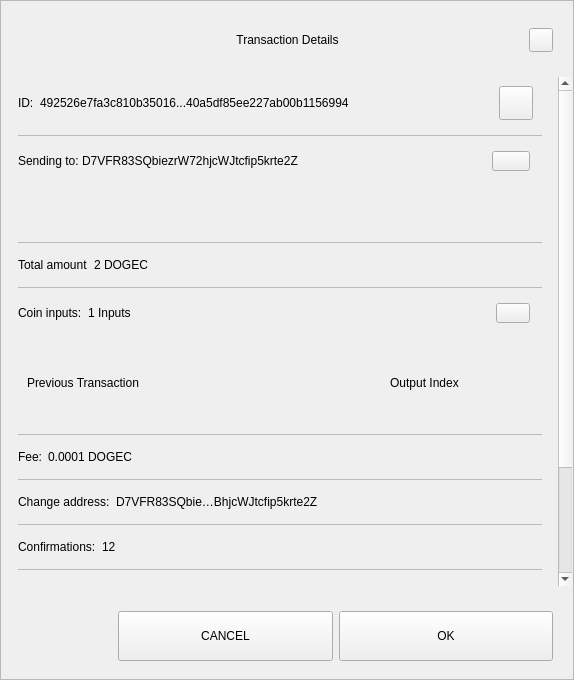
<?xml version="1.0" encoding="UTF-8"?>
<ui version="4.0">
 <class>TxDetailDialog</class>
 <widget class="QWidget" name="TxDetailDialog">
  <property name="geometry">
   <rect>
    <x>0</x>
    <y>0</y>
    <width>574</width>
    <height>680</height>
   </rect>
  </property>
  <property name="minimumSize">
   <size>
    <width>574</width>
    <height>455</height>
   </size>
  </property>
  <property name="windowTitle">
   <string>Form</string>
  </property>
  <property name="styleSheet">
   <string notr="true"/>
  </property>
  <layout class="QVBoxLayout" name="verticalLayout_3">
   <property name="spacing">
    <number>0</number>
   </property>
   <property name="leftMargin">
    <number>0</number>
   </property>
   <property name="topMargin">
    <number>0</number>
   </property>
   <property name="rightMargin">
    <number>0</number>
   </property>
   <property name="bottomMargin">
    <number>0</number>
   </property>
   <item>
    <widget class="QFrame" name="frame">
     <property name="styleSheet">
      <string notr="true"/>
     </property>
     <property name="frameShape">
      <enum>QFrame::StyledPanel</enum>
     </property>
     <property name="frameShadow">
      <enum>QFrame::Raised</enum>
     </property>
     <layout class="QVBoxLayout" name="verticalLayout">
      <property name="leftMargin">
       <number>0</number>
      </property>
      <property name="rightMargin">
       <number>0</number>
      </property>
      <item>
       <layout class="QHBoxLayout" name="horizontalLayout_3">
        <property name="spacing">
         <number>0</number>
        </property>
        <property name="leftMargin">
         <number>20</number>
        </property>
        <property name="topMargin">
         <number>10</number>
        </property>
        <property name="rightMargin">
         <number>20</number>
        </property>
        <item>
         <spacer name="horizontalSpacer_1">
          <property name="orientation">
           <enum>Qt::Horizontal</enum>
          </property>
          <property name="sizeHint" stdset="0">
           <size>
            <width>40</width>
            <height>20</height>
           </size>
          </property>
         </spacer>
        </item>
        <item>
         <widget class="QLabel" name="labelTitle">
          <property name="minimumSize">
           <size>
            <width>0</width>
            <height>40</height>
           </size>
          </property>
          <property name="maximumSize">
           <size>
            <width>16777215</width>
            <height>40</height>
           </size>
          </property>
          <property name="styleSheet">
           <string notr="true">padding-left:24px;</string>
          </property>
          <property name="text">
           <string>Transaction Details</string>
          </property>
          <property name="alignment">
           <set>Qt::AlignCenter</set>
          </property>
          <property name="margin">
           <number>7</number>
          </property>
         </widget>
        </item>
        <item>
         <spacer name="horizontalSpacer_2">
          <property name="orientation">
           <enum>Qt::Horizontal</enum>
          </property>
          <property name="sizeHint" stdset="0">
           <size>
            <width>40</width>
            <height>20</height>
           </size>
          </property>
         </spacer>
        </item>
        <item>
         <widget class="QPushButton" name="btnEsc">
          <property name="minimumSize">
           <size>
            <width>24</width>
            <height>24</height>
           </size>
          </property>
          <property name="maximumSize">
           <size>
            <width>24</width>
            <height>24</height>
           </size>
          </property>
          <property name="text">
           <string/>
          </property>
         </widget>
        </item>
       </layout>
      </item>
      <item>
       <spacer name="verticalSpacer">
        <property name="orientation">
         <enum>Qt::Vertical</enum>
        </property>
        <property name="sizeType">
         <enum>QSizePolicy::Fixed</enum>
        </property>
        <property name="sizeHint" stdset="0">
         <size>
          <width>20</width>
          <height>10</height>
         </size>
        </property>
       </spacer>
      </item>
      <item>
       <widget class="QWidget" name="layoutScroll" native="true">
        <property name="minimumSize">
         <size>
          <width>0</width>
          <height>0</height>
         </size>
        </property>
        <layout class="QVBoxLayout" name="verticalLayout_4">
         <property name="leftMargin">
          <number>0</number>
         </property>
         <property name="topMargin">
          <number>0</number>
         </property>
         <property name="rightMargin">
          <number>0</number>
         </property>
         <item>
          <widget class="QScrollArea" name="scrollArea">
           <property name="styleSheet">
            <string notr="true">#scrollArea {
background:transparent;
}</string>
           </property>
           <property name="horizontalScrollBarPolicy">
            <enum>Qt::ScrollBarAlwaysOff</enum>
           </property>
           <property name="sizeAdjustPolicy">
            <enum>QAbstractScrollArea::AdjustIgnored</enum>
           </property>
           <property name="widgetResizable">
            <bool>true</bool>
           </property>
           <property name="alignment">
            <set>Qt::AlignLeading|Qt::AlignLeft|Qt::AlignTop</set>
           </property>
           <widget class="QWidget" name="scrollAreaWidgetContents">
            <property name="geometry">
             <rect>
              <x>0</x>
              <y>-178</y>
              <width>556</width>
              <height>680</height>
             </rect>
            </property>
            <property name="autoFillBackground">
             <bool>false</bool>
            </property>
            <property name="styleSheet">
             <string notr="true">#scrollAreaWidgetContents {
background:transparent;
}</string>
            </property>
            <layout class="QVBoxLayout" name="verticalLayout_7">
             <property name="spacing">
              <number>0</number>
             </property>
             <property name="sizeConstraint">
              <enum>QLayout::SetDefaultConstraint</enum>
             </property>
             <property name="leftMargin">
              <number>0</number>
             </property>
             <property name="topMargin">
              <number>0</number>
             </property>
             <property name="rightMargin">
              <number>0</number>
             </property>
             <property name="bottomMargin">
              <number>0</number>
             </property>
             <item>
              <widget class="QWidget" name="content" native="true">
               <layout class="QVBoxLayout" name="verticalLayout_2">
                <property name="leftMargin">
                 <number>16</number>
                </property>
                <property name="topMargin">
                 <number>0</number>
                </property>
                <property name="rightMargin">
                 <number>16</number>
                </property>
                <item>
                 <widget class="QWidget" name="contentID" native="true">
                  <layout class="QHBoxLayout" name="horizontalLayout_12" stretch="0,1,0">
                   <property name="leftMargin">
                    <number>0</number>
                   </property>
                   <item>
                    <widget class="QLabel" name="labelId">
                     <property name="maximumSize">
                      <size>
                       <width>16777215</width>
                       <height>16777215</height>
                      </size>
                     </property>
                     <property name="text">
                      <string>ID:</string>
                     </property>
                    </widget>
                   </item>
                   <item>
                    <widget class="QLabel" name="textId">
                     <property name="text">
                      <string>492526e7fa3c810b35016...40a5df85ee227ab00b1156994</string>
                     </property>
                    </widget>
                   </item>
                   <item>
                    <widget class="QPushButton" name="pushCopy">
                     <property name="minimumSize">
                      <size>
                       <width>34</width>
                       <height>34</height>
                      </size>
                     </property>
                     <property name="maximumSize">
                      <size>
                       <width>34</width>
                       <height>34</height>
                      </size>
                     </property>
                     <property name="text">
                      <string/>
                     </property>
                     <property name="iconSize">
                      <size>
                       <width>24</width>
                       <height>24</height>
                      </size>
                     </property>
                    </widget>
                   </item>
                  </layout>
                 </widget>
                </item>
                <item>
                 <widget class="QLabel" name="labelDivider9">
                  <property name="maximumSize">
                   <size>
                    <width>16777215</width>
                    <height>1</height>
                   </size>
                  </property>
                  <property name="styleSheet">
                   <string notr="true">background-color:#bababa;</string>
                  </property>
                  <property name="text">
                   <string/>
                  </property>
                 </widget>
                </item>
                <item>
                 <widget class="QWidget" name="contentOutputs" native="true">
                  <layout class="QHBoxLayout" name="horizontalLayout_11" stretch="0,3,0">
                   <property name="spacing">
                    <number>0</number>
                   </property>
                   <property name="leftMargin">
                    <number>0</number>
                   </property>
                   <property name="rightMargin">
                    <number>12</number>
                   </property>
                   <item>
                    <widget class="QLabel" name="labelSend">
                     <property name="maximumSize">
                      <size>
                       <width>16777215</width>
                       <height>16777215</height>
                      </size>
                     </property>
                     <property name="text">
                      <string>Sending to: </string>
                     </property>
                    </widget>
                   </item>
                   <item>
                    <widget class="QLabel" name="textSend">
                     <property name="text">
                      <string>D7VFR83SQbiezrW72hjcWJtcfip5krte2Z </string>
                     </property>
                    </widget>
                   </item>
                   <item>
                    <widget class="QPushButton" name="pushOutputs">
                     <property name="minimumSize">
                      <size>
                       <width>34</width>
                       <height>20</height>
                      </size>
                     </property>
                     <property name="maximumSize">
                      <size>
                       <width>38</width>
                       <height>20</height>
                      </size>
                     </property>
                     <property name="styleSheet">
                      <string notr="true"/>
                     </property>
                     <property name="text">
                      <string/>
                     </property>
                    </widget>
                   </item>
                  </layout>
                 </widget>
                </item>
                <item>
                 <widget class="QScrollArea" name="outputsScrollArea">
                  <property name="minimumSize">
                   <size>
                    <width>0</width>
                    <height>50</height>
                   </size>
                  </property>
                  <property name="styleSheet">
                   <string notr="true">#outputsScrollArea {
background:transparent;
}</string>
                  </property>
                  <property name="widgetResizable">
                   <bool>true</bool>
                  </property>
                  <widget class="QWidget" name="container_outputs_base">
                   <property name="geometry">
                    <rect>
                     <x>0</x>
                     <y>0</y>
                     <width>522</width>
                     <height>48</height>
                    </rect>
                   </property>
                   <property name="styleSheet">
                    <string notr="true">#container_outputs_base {
background:transparent;
}</string>
                   </property>
                  </widget>
                 </widget>
                </item>
                <item>
                 <widget class="QLabel" name="labelDivider8">
                  <property name="maximumSize">
                   <size>
                    <width>16777215</width>
                    <height>1</height>
                   </size>
                  </property>
                  <property name="styleSheet">
                   <string notr="true">background-color:#bababa;</string>
                  </property>
                  <property name="text">
                   <string/>
                  </property>
                 </widget>
                </item>
                <item>
                 <widget class="QWidget" name="contentAmount" native="true">
                  <layout class="QHBoxLayout" name="horizontalLayout_4" stretch="0,1">
                   <property name="leftMargin">
                    <number>0</number>
                   </property>
                   <item>
                    <widget class="QLabel" name="labelAmount">
                     <property name="maximumSize">
                      <size>
                       <width>16777215</width>
                       <height>16777215</height>
                      </size>
                     </property>
                     <property name="text">
                      <string>Total amount</string>
                     </property>
                    </widget>
                   </item>
                   <item>
                    <widget class="QLabel" name="textAmount">
                     <property name="text">
                      <string>2 DOGEC</string>
                     </property>
                    </widget>
                   </item>
                  </layout>
                 </widget>
                </item>
                <item>
                 <widget class="QLabel" name="labelDivider6">
                  <property name="maximumSize">
                   <size>
                    <width>16777215</width>
                    <height>1</height>
                   </size>
                  </property>
                  <property name="styleSheet">
                   <string notr="true">background-color:#bababa;</string>
                  </property>
                  <property name="text">
                   <string/>
                  </property>
                 </widget>
                </item>
                <item>
                 <widget class="QWidget" name="contentInputs" native="true">
                  <layout class="QHBoxLayout" name="horizontalLayout" stretch="0,2,0">
                   <property name="leftMargin">
                    <number>0</number>
                   </property>
                   <property name="rightMargin">
                    <number>12</number>
                   </property>
                   <item>
                    <widget class="QLabel" name="labelInputs">
                     <property name="sizePolicy">
                      <sizepolicy hsizetype="Minimum" vsizetype="Preferred">
                       <horstretch>0</horstretch>
                       <verstretch>0</verstretch>
                      </sizepolicy>
                     </property>
                     <property name="maximumSize">
                      <size>
                       <width>16777215</width>
                       <height>16777215</height>
                      </size>
                     </property>
                     <property name="text">
                      <string>Coin inputs:</string>
                     </property>
                    </widget>
                   </item>
                   <item>
                    <widget class="QLabel" name="textInputs">
                     <property name="text">
                      <string>1 Inputs</string>
                     </property>
                    </widget>
                   </item>
                   <item>
                    <widget class="QPushButton" name="pushInputs">
                     <property name="maximumSize">
                      <size>
                       <width>34</width>
                       <height>20</height>
                      </size>
                     </property>
                     <property name="styleSheet">
                      <string notr="true"/>
                     </property>
                     <property name="text">
                      <string/>
                     </property>
                    </widget>
                   </item>
                  </layout>
                 </widget>
                </item>
                <item>
                 <widget class="QFrame" name="gridInputs">
                  <property name="sizePolicy">
                   <sizepolicy hsizetype="Preferred" vsizetype="MinimumExpanding">
                    <horstretch>0</horstretch>
                    <verstretch>0</verstretch>
                   </sizepolicy>
                  </property>
                  <property name="minimumSize">
                   <size>
                    <width>0</width>
                    <height>90</height>
                   </size>
                  </property>
                  <layout class="QGridLayout" name="gridLayoutInput" columnstretch="5,2" rowminimumheight="0">
                   <property name="sizeConstraint">
                    <enum>QLayout::SetMaximumSize</enum>
                   </property>
                   <property name="verticalSpacing">
                    <number>0</number>
                   </property>
                   <item row="0" column="0" alignment="Qt::AlignLeft">
                    <widget class="QLabel" name="labelTitlePrevTx">
                     <property name="text">
                      <string>Previous Transaction</string>
                     </property>
                    </widget>
                   </item>
                   <item row="0" column="1" alignment="Qt::AlignLeft">
                    <widget class="QLabel" name="labelOutputIndex">
                     <property name="text">
                      <string>Output Index</string>
                     </property>
                     <property name="alignment">
                      <set>Qt::AlignCenter</set>
                     </property>
                    </widget>
                   </item>
                  </layout>
                 </widget>
                </item>
                <item>
                 <widget class="QLabel" name="labelDivider1">
                  <property name="maximumSize">
                   <size>
                    <width>16777215</width>
                    <height>1</height>
                   </size>
                  </property>
                  <property name="styleSheet">
                   <string notr="true">background-color:#bababa;</string>
                  </property>
                  <property name="text">
                   <string/>
                  </property>
                 </widget>
                </item>
                <item>
                 <widget class="QWidget" name="contentFee" native="true">
                  <layout class="QHBoxLayout" name="horizontalLayout_7" stretch="0,1">
                   <property name="leftMargin">
                    <number>0</number>
                   </property>
                   <item>
                    <widget class="QLabel" name="labelFee">
                     <property name="maximumSize">
                      <size>
                       <width>16777215</width>
                       <height>16777215</height>
                      </size>
                     </property>
                     <property name="text">
                      <string>Fee:</string>
                     </property>
                    </widget>
                   </item>
                   <item>
                    <widget class="QLabel" name="textFee">
                     <property name="text">
                      <string>0.0001 DOGEC</string>
                     </property>
                    </widget>
                   </item>
                  </layout>
                 </widget>
                </item>
                <item>
                 <widget class="QLabel" name="labelDivider2">
                  <property name="maximumSize">
                   <size>
                    <width>16777215</width>
                    <height>1</height>
                   </size>
                  </property>
                  <property name="styleSheet">
                   <string notr="true">background-color:#bababa;</string>
                  </property>
                  <property name="text">
                   <string/>
                  </property>
                 </widget>
                </item>
                <item>
                 <widget class="QWidget" name="contentChangeAddress" native="true">
                  <layout class="QHBoxLayout" name="horizontalLayout_6" stretch="0,1">
                   <property name="leftMargin">
                    <number>0</number>
                   </property>
                   <item>
                    <widget class="QLabel" name="labelChange">
                     <property name="maximumSize">
                      <size>
                       <width>16777215</width>
                       <height>16777215</height>
                      </size>
                     </property>
                     <property name="text">
                      <string>Change address:</string>
                     </property>
                    </widget>
                   </item>
                   <item>
                    <widget class="QLabel" name="textChange">
                     <property name="text">
                      <string>D7VFR83SQbie…BhjcWJtcfip5krte2Z </string>
                     </property>
                    </widget>
                   </item>
                  </layout>
                 </widget>
                </item>
                <item>
                 <widget class="QLabel" name="labelDivider4">
                  <property name="maximumSize">
                   <size>
                    <width>16777215</width>
                    <height>1</height>
                   </size>
                  </property>
                  <property name="styleSheet">
                   <string notr="true">background-color:#bababa;</string>
                  </property>
                  <property name="text">
                   <string/>
                  </property>
                 </widget>
                </item>
                <item>
                 <widget class="QWidget" name="contentConfirmations" native="true">
                  <layout class="QHBoxLayout" name="horizontalLayout_8" stretch="0,1">
                   <property name="leftMargin">
                    <number>0</number>
                   </property>
                   <item>
                    <widget class="QLabel" name="labelConfirmations">
                     <property name="maximumSize">
                      <size>
                       <width>16777215</width>
                       <height>16777215</height>
                      </size>
                     </property>
                     <property name="text">
                      <string>Confirmations:</string>
                     </property>
                    </widget>
                   </item>
                   <item>
                    <widget class="QLabel" name="textConfirmations">
                     <property name="text">
                      <string>12</string>
                     </property>
                    </widget>
                   </item>
                  </layout>
                 </widget>
                </item>
                <item>
                 <widget class="QLabel" name="labelDivider7">
                  <property name="maximumSize">
                   <size>
                    <width>16777215</width>
                    <height>1</height>
                   </size>
                  </property>
                  <property name="styleSheet">
                   <string notr="true">background-color:#bababa;</string>
                  </property>
                  <property name="text">
                   <string/>
                  </property>
                 </widget>
                </item>
                <item>
                 <widget class="QWidget" name="contentSize" native="true">
                  <layout class="QHBoxLayout" name="horizontalLayout_9" stretch="0,1">
                   <property name="leftMargin">
                    <number>0</number>
                   </property>
                   <item>
                    <widget class="QLabel" name="labelSize">
                     <property name="maximumSize">
                      <size>
                       <width>16777215</width>
                       <height>16777215</height>
                      </size>
                     </property>
                     <property name="text">
                      <string>Size:</string>
                     </property>
                    </widget>
                   </item>
                   <item>
                    <widget class="QLabel" name="textSize">
                     <property name="text">
                      <string>2 kB</string>
                     </property>
                    </widget>
                   </item>
                  </layout>
                 </widget>
                </item>
                <item>
                 <widget class="QLabel" name="labelDivider3">
                  <property name="maximumSize">
                   <size>
                    <width>16777215</width>
                    <height>1</height>
                   </size>
                  </property>
                  <property name="styleSheet">
                   <string notr="true">background-color:#bababa;</string>
                  </property>
                  <property name="text">
                   <string/>
                  </property>
                 </widget>
                </item>
                <item>
                 <widget class="QWidget" name="contentDate" native="true">
                  <layout class="QHBoxLayout" name="horizontalLayout_5" stretch="0,1">
                   <property name="leftMargin">
                    <number>0</number>
                   </property>
                   <item>
                    <widget class="QLabel" name="labelDate">
                     <property name="maximumSize">
                      <size>
                       <width>16777215</width>
                       <height>16777215</height>
                      </size>
                     </property>
                     <property name="text">
                      <string>Date:</string>
                     </property>
                    </widget>
                   </item>
                   <item>
                    <widget class="QLabel" name="textDate">
                     <property name="text">
                      <string>May 25, 2017</string>
                     </property>
                    </widget>
                   </item>
                  </layout>
                 </widget>
                </item>
                <item>
                 <widget class="QLabel" name="labelDivider5">
                  <property name="maximumSize">
                   <size>
                    <width>16777215</width>
                    <height>1</height>
                   </size>
                  </property>
                  <property name="styleSheet">
                   <string notr="true">background-color:#bababa;</string>
                  </property>
                  <property name="text">
                   <string/>
                  </property>
                 </widget>
                </item>
                <item>
                 <widget class="QWidget" name="contentStatus" native="true">
                  <layout class="QHBoxLayout" name="horizontalLayout_10" stretch="0,1">
                   <property name="leftMargin">
                    <number>0</number>
                   </property>
                   <item>
                    <widget class="QLabel" name="labelStatus">
                     <property name="maximumSize">
                      <size>
                       <width>16777215</width>
                       <height>16777215</height>
                      </size>
                     </property>
                     <property name="text">
                      <string>Status:</string>
                     </property>
                    </widget>
                   </item>
                   <item>
                    <widget class="QLabel" name="textStatus">
                     <property name="text">
                      <string>Spendable</string>
                     </property>
                    </widget>
                   </item>
                  </layout>
                 </widget>
                </item>
                <item>
                 <spacer name="verticalSpacer_2">
                  <property name="orientation">
                   <enum>Qt::Vertical</enum>
                  </property>
                  <property name="sizeType">
                   <enum>QSizePolicy::Expanding</enum>
                  </property>
                  <property name="sizeHint" stdset="0">
                   <size>
                    <width>20</width>
                    <height>10</height>
                   </size>
                  </property>
                 </spacer>
                </item>
                <item>
                 <widget class="QLabel" name="labelWarning">
                  <property name="text">
                   <string>TextLabel</string>
                  </property>
                  <property name="alignment">
                   <set>Qt::AlignCenter</set>
                  </property>
                 </widget>
                </item>
               </layout>
              </widget>
             </item>
            </layout>
           </widget>
          </widget>
         </item>
        </layout>
       </widget>
      </item>
      <item>
       <widget class="QWidget" name="containerButtons" native="true">
        <layout class="QHBoxLayout" name="horizontalLayout1" stretch="1,2,2">
         <property name="leftMargin">
          <number>10</number>
         </property>
         <property name="rightMargin">
          <number>20</number>
         </property>
         <item>
          <spacer name="horizontalSpacer_3">
           <property name="orientation">
            <enum>Qt::Horizontal</enum>
           </property>
           <property name="sizeHint" stdset="0">
            <size>
             <width>40</width>
             <height>20</height>
            </size>
           </property>
          </spacer>
         </item>
         <item>
          <widget class="QPushButton" name="btnCancel">
           <property name="minimumSize">
            <size>
             <width>200</width>
             <height>50</height>
            </size>
           </property>
           <property name="text">
            <string>CANCEL</string>
           </property>
          </widget>
         </item>
         <item>
          <widget class="QPushButton" name="btnSave">
           <property name="minimumSize">
            <size>
             <width>200</width>
             <height>50</height>
            </size>
           </property>
           <property name="text">
            <string>OK</string>
           </property>
          </widget>
         </item>
        </layout>
       </widget>
      </item>
     </layout>
    </widget>
   </item>
  </layout>
 </widget>
 <resources/>
 <connections/>
</ui>
